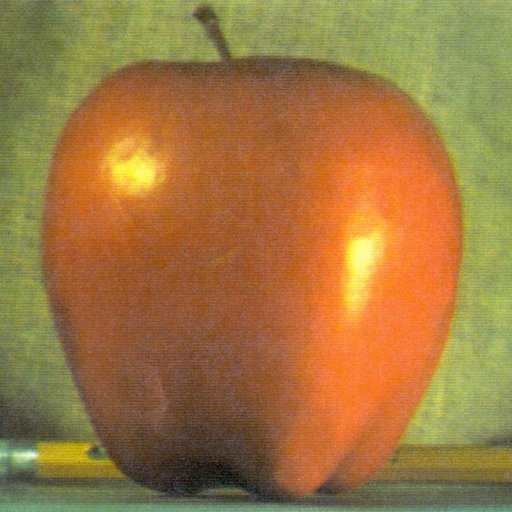
#> input picture day10/apple.jpg, 512 x 512 px
$ python test3.py
#> lines starting #> are read from the running program, lines starting #| are printed output that depends on the picture
'''
. Write a program to rotate the apple image 45 degrees
'''
import cv2 as cv
import numpy as np
#Read image
img = cv.imread('apple.jpg',0)
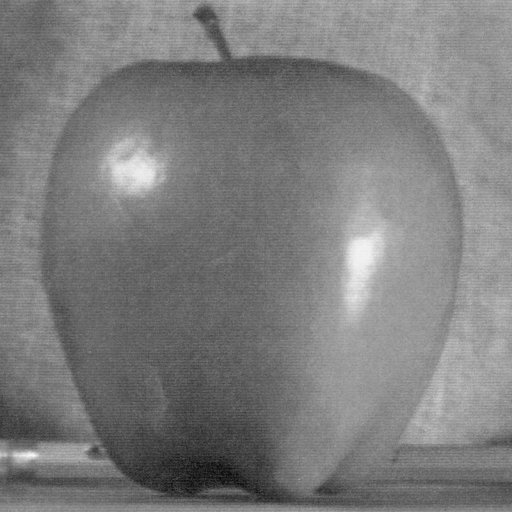
#> img: shape (512, 512); min 7, max 250, mean 125.2

rows,cols = img.shape
#> rows = 512; cols = 512
m = cv.getRotationMatrix2D(
    ((cols - 1)/2, (rows - 1)/2), 30,1)
dst = cv.warpAffine(img, m,(cols, rows))
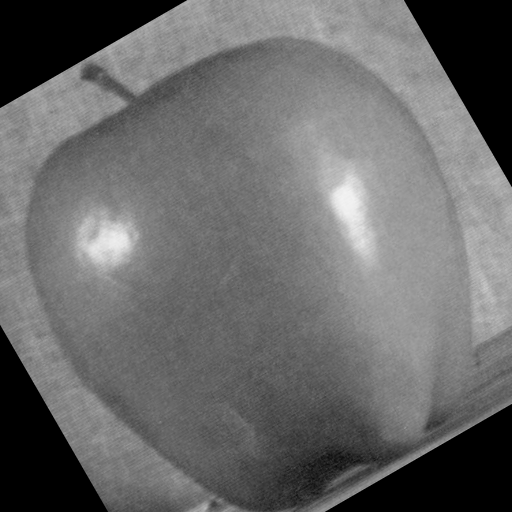
#> dst: shape (512, 512); min 0, max 243, mean 105.5
cv.imshow("apple", dst)
cv.imshow("apple2", img)
# Hold image till anyt key pressed
cv.waitKey(0)

$ run again, with day10/orange.jpg copied over day10/apple.jpg
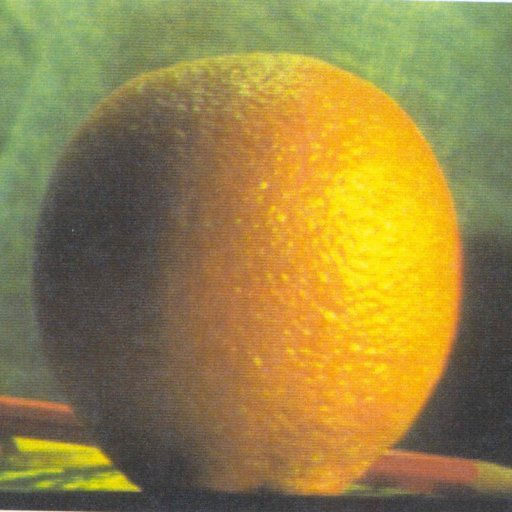
#> input picture day10/orange.jpg, 512 x 512 px
#> `img = cv.imread('apple.jpg',0)`:
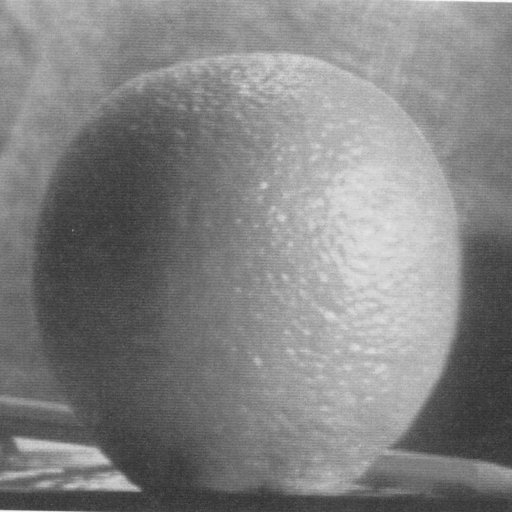
#> img: shape (512, 512); min 44, max 253, mean 130.2
#> `dst = cv.warpAffine(img, m,(cols, rows))`:
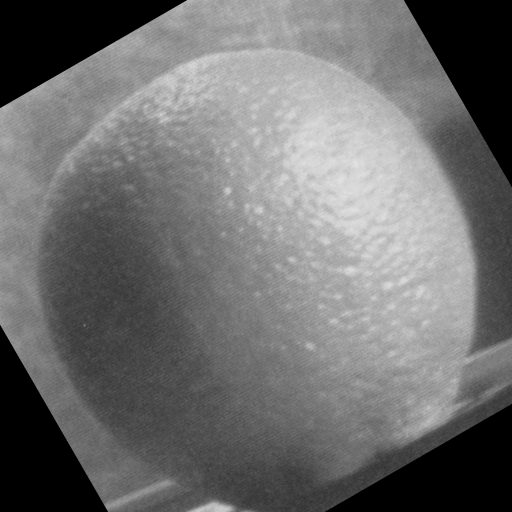
#> dst: shape (512, 512); min 0, max 226, mean 110.8
